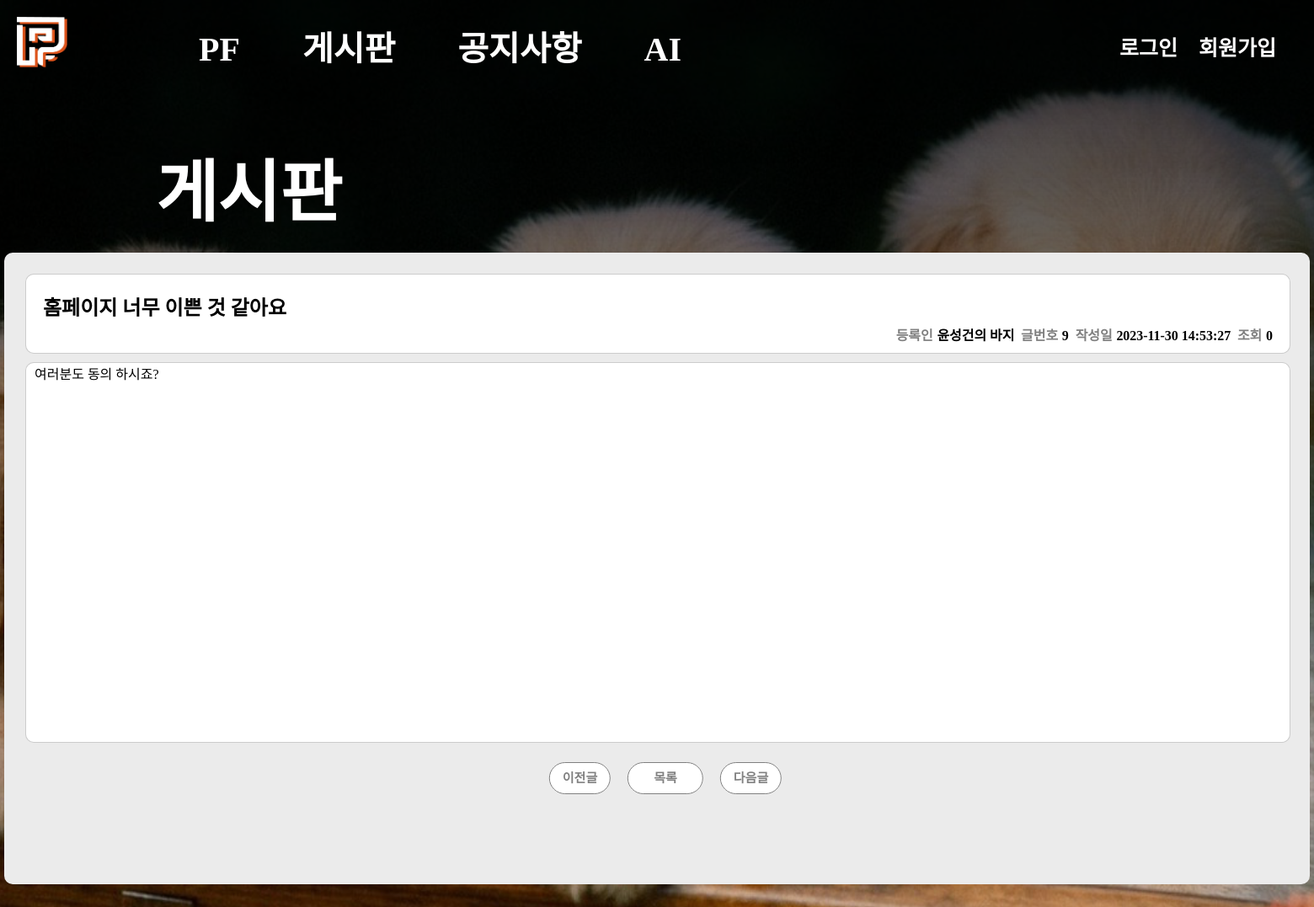
/frontend/board/board_in.php?id=9, run on an earlier commit of the app's database.
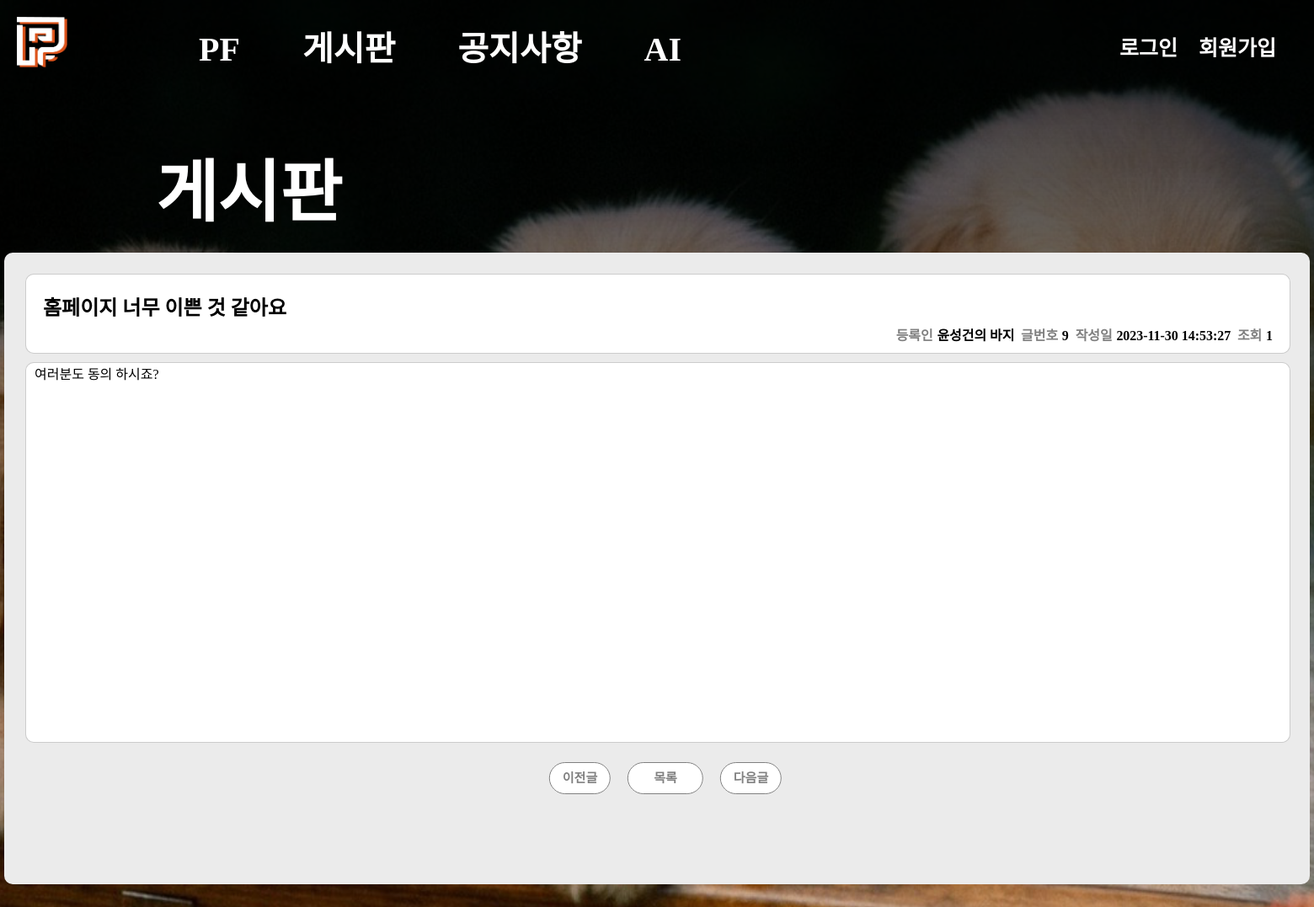
And on a later commit of the database.
### tables this page shows
CREATE TABLE `posts` (
  `id` int(11) NOT NULL,
  `title` varchar(255) NOT NULL,
  `content` text NOT NULL,
  `author` varchar(100) DEFAULT NULL,
  `created_at` timestamp NOT NULL DEFAULT current_timestamp(),
  `views` int(11) DEFAULT 0
);

### frontend/board/board_in.php (the view, shortened to what this page needs)
<?php
include '../topbar/topbar.php';
$servername = "localhost";
$username = "root";
$password = "";
$dbname = "petfolio";
$conn = new mysqli($servername, $username, $password, $dbname);
$post_id = isset($_GET['id']) ? intval($_GET['id']) : 0;
$updateViewsSql = "UPDATE posts SET views = views + 1 WHERE id = $post_id";
$conn->query($updateViewsSql);
$sql = "SELECT title, author, created_at, views, content FROM posts WHERE id = $post_id";
$result = $conn->query($sql);
if ($result->num_rows > 0) {
    $row = $result->fetch_assoc();
    $title = htmlspecialchars($row['title']);
    $author = htmlspecialchars($row['author']);
    $date = $row['created_at'];
    $views = $row['views'];
    $content = nl2br(htmlspecialchars($row['content']));
} else {
    echo "게시글을 찾을 수 없습니다.";
    exit;
}
?>
<!DOCTYPE html>
<html>
<head>
    <link rel="stylesheet" href="board_in.css">
</head>
<body>
    <h1 class="notice_text">게시판</h1>
    <div class="notice_container">
        <div class="top-containter">
        <h2 class="top-h2" style="margin-left: 20px;" ><?php echo $title; ?></h2>
            <div class="top-h5">
                <h5 class="top-text" style="display: inline;">등록인</h5>
                <h5 style="display: inline;"><?php echo $author; ?></h5>
                <h5 class="top-text" style="display: inline;">글번호</h5>
                <h5 style="display: inline;"><?php echo $post_id; ?></h5>
                <h5 class="top-text" style="display: inline;">작성일</h5>
                <h5 style="display: inline;"><?php echo $date; ?></h5>
                <h5 class="top-text" style="display: inline;">조회</h5>
                <h5 style="display: inline;"><?php echo $views; ?></h5>
            </div>
        </div>
        <div class="text-container">
            <div class="text_gap">
                <?php echo $content; ?>
            </div>
        </div>
        <div class="next-page">
            <a href="이전 글로 이동" class="bt">이전글</a>
            <a href="../board/board.php" class="bt" style="padding: 10px 30px;">목록</a>
            <a href="다음 글로 이동" class="bt">다음글</a>
        </div>
    </div>
</body>
</html>

What changed in the data, as far as the page shows it:
changed posts "홈페이지 너무 이쁜 것 같아요": views "0" → "1"
